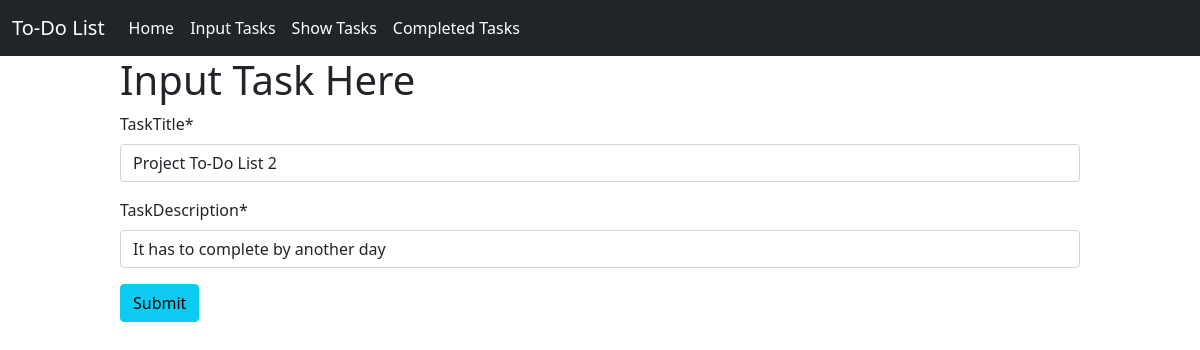
The page /edit_task/9 on the database its author committed.
### ToDo_app/models.py (models this page shows)
class TaskModel(models.Model):
    taskTitle = models.CharField(max_length=50)
    taskDescription = models.CharField(max_length=150)
    is_complete = models.BooleanField(default=False)

### ToDo_app/views.py (the view)
# urls.py: path('edit_task/<int:id>', edit_task, name= 'edit_task'),
def edit_task(request, id):
    tasks = TaskModel.objects.get(pk=id)
    form = TaskModelForm(instance = tasks)
    if request.method == 'POST':
        form = TaskModelForm(request.POST, instance = tasks)
        if form.is_valid():
            form.save()
            return redirect('show_tasks')
    return render(request, 'input_tasks.html', {'form' : form})

### ToDo_app/forms.py
class TaskModelForm(forms.ModelForm):
    class Meta:
        model = TaskModel
        fields = ['taskTitle', 'taskDescription']

### ToDo_app/templates/input_tasks.html (shortened to what this page needs)
{% extends 'base.html' %}
{% block content %}
{% load crispy_forms_tags %}
    <div style = "width: 80%; margin: auto">
        <h1>Input Task Here</h1>
        <form method = "post">
            {{form | crispy}}
            <button class= "btn btn-info" type = "submit">Submit</button>
        </form>
    </div>
{% endblock %}

### rows shown on the page
TaskModel: taskTitle "Project To-Do List 2", taskDescription "It has to complete by another day"
